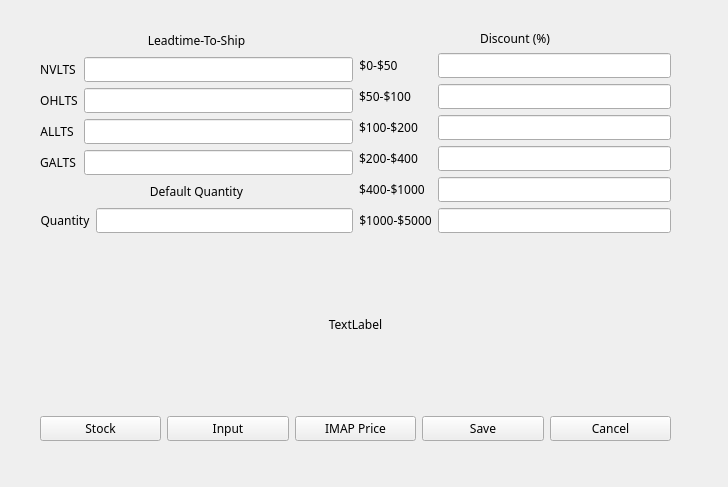
<?xml version="1.0" encoding="UTF-8"?>
<ui version="4.0">
 <class>settings</class>
 <widget class="QWidget" name="settings">
  <property name="geometry">
   <rect>
    <x>0</x>
    <y>0</y>
    <width>728</width>
    <height>487</height>
   </rect>
  </property>
  <property name="windowTitle">
   <string>Form</string>
  </property>
  <widget class="QWidget" name="gridLayoutWidget">
   <property name="geometry">
    <rect>
     <x>40</x>
     <y>30</y>
     <width>631</width>
     <height>411</height>
    </rect>
   </property>
   <property name="font">
    <font>
     <family>Menlo</family>
    </font>
   </property>
   <layout class="QGridLayout" name="gridLayout">
    <item row="2" column="0">
     <layout class="QHBoxLayout" name="horizontalLayout">
      <item>
       <widget class="QPushButton" name="stock">
        <property name="font">
         <font>
          <family>Menlo</family>
         </font>
        </property>
        <property name="text">
         <string>Stock</string>
        </property>
       </widget>
      </item>
      <item>
       <widget class="QPushButton" name="input">
        <property name="font">
         <font>
          <family>Menlo</family>
         </font>
        </property>
        <property name="text">
         <string>Input</string>
        </property>
       </widget>
      </item>
      <item>
       <widget class="QPushButton" name="imap">
        <property name="font">
         <font>
          <family>Menlo</family>
         </font>
        </property>
        <property name="text">
         <string>IMAP Price</string>
        </property>
       </widget>
      </item>
      <item>
       <widget class="QPushButton" name="save">
        <property name="font">
         <font>
          <family>Menlo</family>
         </font>
        </property>
        <property name="text">
         <string>Save</string>
        </property>
       </widget>
      </item>
      <item>
       <widget class="QPushButton" name="cancel">
        <property name="font">
         <font>
          <family>Menlo</family>
         </font>
        </property>
        <property name="text">
         <string>Cancel</string>
        </property>
       </widget>
      </item>
     </layout>
    </item>
    <item row="1" column="0">
     <widget class="QLabel" name="settingStep">
      <property name="font">
       <font>
        <family>Menlo</family>
       </font>
      </property>
      <property name="text">
       <string>TextLabel</string>
      </property>
      <property name="alignment">
       <set>Qt::AlignCenter</set>
      </property>
     </widget>
    </item>
    <item row="0" column="0">
     <layout class="QHBoxLayout" name="horizontalLayout_2">
      <item>
       <layout class="QVBoxLayout" name="verticalLayout">
        <item>
         <widget class="QLabel" name="label_2">
          <property name="font">
           <font>
            <family>Menlo</family>
           </font>
          </property>
          <property name="text">
           <string>Leadtime-To-Ship</string>
          </property>
          <property name="alignment">
           <set>Qt::AlignCenter</set>
          </property>
         </widget>
        </item>
        <item>
         <layout class="QFormLayout" name="formLayout">
          <item row="0" column="0">
           <widget class="QLabel" name="nvlts">
            <property name="font">
             <font>
              <family>Menlo</family>
             </font>
            </property>
            <property name="text">
             <string>NVLTS</string>
            </property>
            <property name="alignment">
             <set>Qt::AlignCenter</set>
            </property>
           </widget>
          </item>
          <item row="0" column="1">
           <widget class="QLineEdit" name="vnvlts">
            <property name="font">
             <font>
              <family>Menlo</family>
             </font>
            </property>
            <property name="alignment">
             <set>Qt::AlignCenter</set>
            </property>
           </widget>
          </item>
          <item row="1" column="0">
           <widget class="QLabel" name="ohlts">
            <property name="font">
             <font>
              <family>Menlo</family>
             </font>
            </property>
            <property name="text">
             <string>OHLTS</string>
            </property>
            <property name="alignment">
             <set>Qt::AlignCenter</set>
            </property>
           </widget>
          </item>
          <item row="1" column="1">
           <widget class="QLineEdit" name="vohlts">
            <property name="font">
             <font>
              <family>Menlo</family>
             </font>
            </property>
            <property name="alignment">
             <set>Qt::AlignCenter</set>
            </property>
           </widget>
          </item>
          <item row="2" column="0">
           <widget class="QLabel" name="allts">
            <property name="font">
             <font>
              <family>Menlo</family>
             </font>
            </property>
            <property name="text">
             <string>ALLTS</string>
            </property>
            <property name="alignment">
             <set>Qt::AlignCenter</set>
            </property>
           </widget>
          </item>
          <item row="2" column="1">
           <widget class="QLineEdit" name="vallts">
            <property name="font">
             <font>
              <family>Menlo</family>
             </font>
            </property>
            <property name="alignment">
             <set>Qt::AlignCenter</set>
            </property>
           </widget>
          </item>
          <item row="3" column="0">
           <widget class="QLabel" name="galts">
            <property name="font">
             <font>
              <family>Menlo</family>
             </font>
            </property>
            <property name="text">
             <string>GALTS</string>
            </property>
            <property name="alignment">
             <set>Qt::AlignCenter</set>
            </property>
           </widget>
          </item>
          <item row="3" column="1">
           <widget class="QLineEdit" name="vgalts">
            <property name="font">
             <font>
              <family>Menlo</family>
             </font>
            </property>
            <property name="alignment">
             <set>Qt::AlignCenter</set>
            </property>
           </widget>
          </item>
         </layout>
        </item>
        <item>
         <widget class="QLabel" name="label_7">
          <property name="font">
           <font>
            <family>Menlo</family>
           </font>
          </property>
          <property name="text">
           <string>Default Quantity</string>
          </property>
          <property name="alignment">
           <set>Qt::AlignCenter</set>
          </property>
         </widget>
        </item>
        <item>
         <layout class="QFormLayout" name="formLayout_2">
          <item row="0" column="0">
           <widget class="QLabel" name="label_8">
            <property name="font">
             <font>
              <family>Menlo</family>
             </font>
            </property>
            <property name="text">
             <string>Quantity</string>
            </property>
            <property name="alignment">
             <set>Qt::AlignCenter</set>
            </property>
           </widget>
          </item>
          <item row="0" column="1">
           <widget class="QLineEdit" name="quantity">
            <property name="font">
             <font>
              <family>Menlo</family>
             </font>
            </property>
            <property name="alignment">
             <set>Qt::AlignCenter</set>
            </property>
           </widget>
          </item>
         </layout>
        </item>
       </layout>
      </item>
      <item>
       <layout class="QVBoxLayout" name="verticalLayout_3">
        <item>
         <widget class="QLabel" name="label_9">
          <property name="font">
           <font>
            <family>Menlo</family>
           </font>
          </property>
          <property name="text">
           <string>Discount (%)</string>
          </property>
          <property name="alignment">
           <set>Qt::AlignCenter</set>
          </property>
         </widget>
        </item>
        <item>
         <layout class="QFormLayout" name="formLayout_3">
          <item row="0" column="0">
           <widget class="QLabel" name="label_10">
            <property name="font">
             <font>
              <family>Menlo</family>
             </font>
            </property>
            <property name="text">
             <string>$0-$50</string>
            </property>
            <property name="alignment">
             <set>Qt::AlignCenter</set>
            </property>
           </widget>
          </item>
          <item row="1" column="0">
           <widget class="QLabel" name="label_11">
            <property name="font">
             <font>
              <family>Menlo</family>
             </font>
            </property>
            <property name="text">
             <string>$50-$100</string>
            </property>
            <property name="alignment">
             <set>Qt::AlignCenter</set>
            </property>
           </widget>
          </item>
          <item row="2" column="0">
           <widget class="QLabel" name="label_12">
            <property name="font">
             <font>
              <family>Menlo</family>
             </font>
            </property>
            <property name="text">
             <string>$100-$200</string>
            </property>
            <property name="alignment">
             <set>Qt::AlignCenter</set>
            </property>
           </widget>
          </item>
          <item row="3" column="0">
           <widget class="QLabel" name="label_13">
            <property name="font">
             <font>
              <family>Menlo</family>
             </font>
            </property>
            <property name="text">
             <string>$200-$400</string>
            </property>
            <property name="alignment">
             <set>Qt::AlignCenter</set>
            </property>
           </widget>
          </item>
          <item row="4" column="0">
           <widget class="QLabel" name="label_14">
            <property name="font">
             <font>
              <family>Menlo</family>
             </font>
            </property>
            <property name="text">
             <string>$400-$1000</string>
            </property>
            <property name="alignment">
             <set>Qt::AlignCenter</set>
            </property>
           </widget>
          </item>
          <item row="5" column="0">
           <widget class="QLabel" name="label_15">
            <property name="font">
             <font>
              <family>Menlo</family>
             </font>
            </property>
            <property name="text">
             <string>$1000-$5000</string>
            </property>
            <property name="alignment">
             <set>Qt::AlignCenter</set>
            </property>
           </widget>
          </item>
          <item row="0" column="1">
           <widget class="QLineEdit" name="d1">
            <property name="font">
             <font>
              <family>Menlo</family>
             </font>
            </property>
            <property name="alignment">
             <set>Qt::AlignCenter</set>
            </property>
           </widget>
          </item>
          <item row="1" column="1">
           <widget class="QLineEdit" name="d2">
            <property name="font">
             <font>
              <family>Menlo</family>
             </font>
            </property>
            <property name="alignment">
             <set>Qt::AlignCenter</set>
            </property>
           </widget>
          </item>
          <item row="2" column="1">
           <widget class="QLineEdit" name="d3">
            <property name="font">
             <font>
              <family>Menlo</family>
             </font>
            </property>
            <property name="alignment">
             <set>Qt::AlignCenter</set>
            </property>
           </widget>
          </item>
          <item row="3" column="1">
           <widget class="QLineEdit" name="d4">
            <property name="font">
             <font>
              <family>Menlo</family>
             </font>
            </property>
            <property name="alignment">
             <set>Qt::AlignCenter</set>
            </property>
           </widget>
          </item>
          <item row="4" column="1">
           <widget class="QLineEdit" name="d5">
            <property name="font">
             <font>
              <family>Menlo</family>
             </font>
            </property>
            <property name="alignment">
             <set>Qt::AlignCenter</set>
            </property>
           </widget>
          </item>
          <item row="5" column="1">
           <widget class="QLineEdit" name="d6">
            <property name="font">
             <font>
              <family>Menlo</family>
             </font>
            </property>
            <property name="alignment">
             <set>Qt::AlignCenter</set>
            </property>
           </widget>
          </item>
         </layout>
        </item>
       </layout>
      </item>
     </layout>
    </item>
   </layout>
  </widget>
 </widget>
 <resources/>
 <connections/>
</ui>
